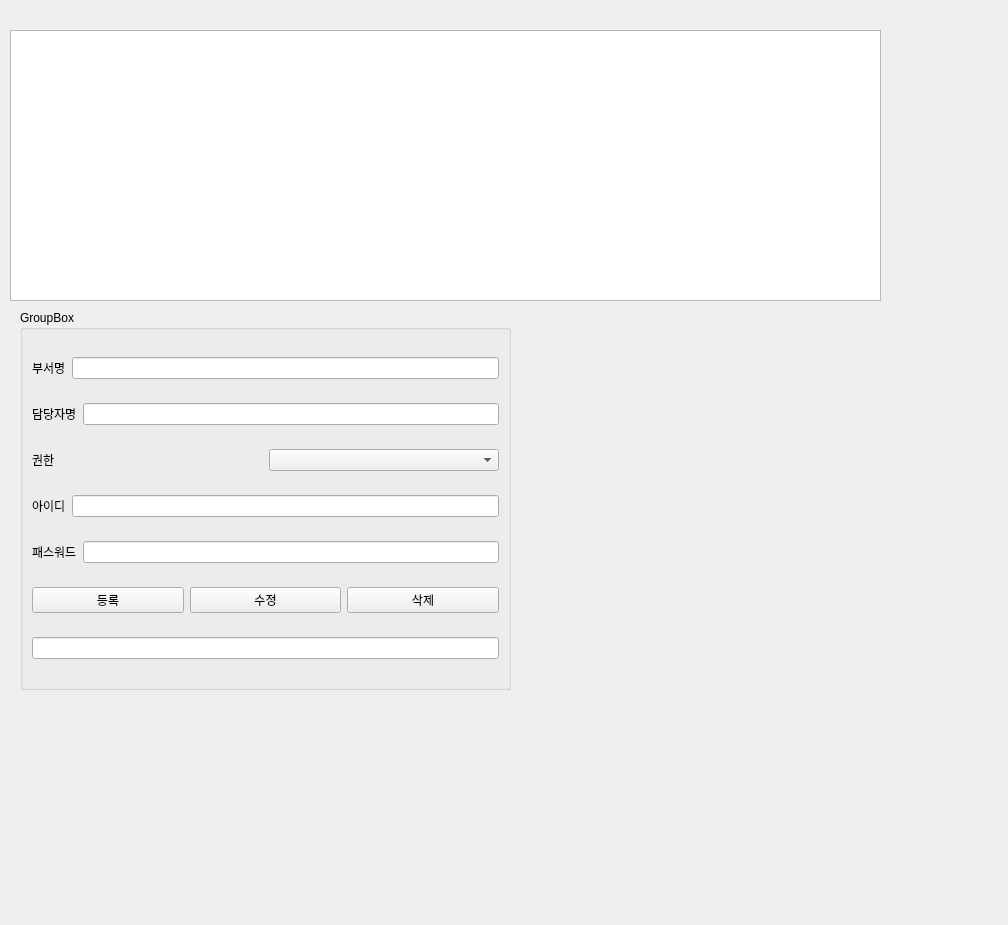
<?xml version="1.0" encoding="UTF-8"?>
<ui version="4.0">
 <class>dept</class>
 <widget class="QWidget" name="dept">
  <property name="geometry">
   <rect>
    <x>0</x>
    <y>0</y>
    <width>1008</width>
    <height>925</height>
   </rect>
  </property>
  <property name="windowTitle">
   <string>Form</string>
  </property>
  <widget class="QStackedWidget" name="stackedWidget">
   <property name="geometry">
    <rect>
     <x>0</x>
     <y>20</y>
     <width>891</width>
     <height>731</height>
    </rect>
   </property>
   <widget class="QWidget" name="page">
    <widget class="QTableWidget" name="tw_dept">
     <property name="geometry">
      <rect>
       <x>10</x>
       <y>10</y>
       <width>871</width>
       <height>271</height>
      </rect>
     </property>
    </widget>
    <widget class="QGroupBox" name="dept_group_box">
     <property name="enabled">
      <bool>true</bool>
     </property>
     <property name="geometry">
      <rect>
       <x>20</x>
       <y>290</y>
       <width>491</width>
       <height>380</height>
      </rect>
     </property>
     <property name="minimumSize">
      <size>
       <width>491</width>
       <height>380</height>
      </size>
     </property>
     <property name="title">
      <string>GroupBox</string>
     </property>
     <layout class="QVBoxLayout" name="verticalLayout">
      <item>
       <layout class="QHBoxLayout" name="horizontalLayout_5">
        <item>
         <widget class="QLabel" name="label_7">
          <property name="text">
           <string>부서명</string>
          </property>
         </widget>
        </item>
        <item>
         <widget class="QLineEdit" name="deptName_le"/>
        </item>
       </layout>
      </item>
      <item>
       <layout class="QHBoxLayout" name="horizontalLayout">
        <item>
         <widget class="QLabel" name="label_4">
          <property name="text">
           <string>담당자명</string>
          </property>
         </widget>
        </item>
        <item>
         <widget class="QLineEdit" name="manName_le"/>
        </item>
       </layout>
      </item>
      <item>
       <layout class="QHBoxLayout" name="horizontalLayout_3">
        <item>
         <widget class="QLabel" name="label_5">
          <property name="text">
           <string>권한</string>
          </property>
         </widget>
        </item>
        <item>
         <widget class="QComboBox" name="per_combo"/>
        </item>
       </layout>
      </item>
      <item>
       <layout class="QHBoxLayout" name="horizontalLayout_4">
        <item>
         <widget class="QLabel" name="label_6">
          <property name="text">
           <string>아이디</string>
          </property>
         </widget>
        </item>
        <item>
         <widget class="QLineEdit" name="dept_user_id"/>
        </item>
       </layout>
      </item>
      <item>
       <layout class="QHBoxLayout" name="horizontalLayout_6">
        <item>
         <widget class="QLabel" name="label_8">
          <property name="text">
           <string>패스워드</string>
          </property>
         </widget>
        </item>
        <item>
         <widget class="QLineEdit" name="dept_user_pass_le"/>
        </item>
       </layout>
      </item>
      <item>
       <layout class="QHBoxLayout" name="horizontalLayout_2">
        <item>
         <widget class="QPushButton" name="reg_dept_btn">
          <property name="text">
           <string>등록</string>
          </property>
         </widget>
        </item>
        <item>
         <widget class="QPushButton" name="update_dept_btn">
          <property name="text">
           <string>수정</string>
          </property>
         </widget>
        </item>
        <item>
         <widget class="QPushButton" name="delete_dept_btn">
          <property name="text">
           <string>삭제</string>
          </property>
         </widget>
        </item>
       </layout>
      </item>
      <item>
       <widget class="QLineEdit" name="res_le"/>
      </item>
     </layout>
    </widget>
   </widget>
   <widget class="QWidget" name="page_2"/>
  </widget>
 </widget>
 <resources/>
 <connections/>
</ui>
